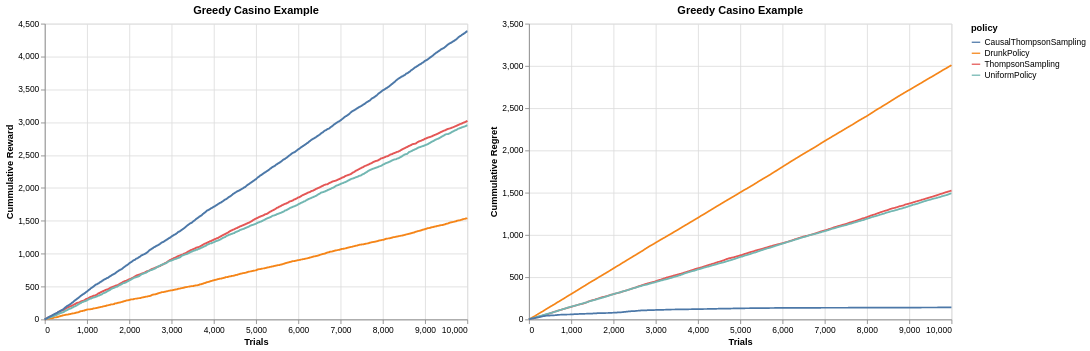

Notebook code cell kept with this figure:
### Code cell
alt.data_transformers.disable_max_rows()

alt.Chart(result_df, title="Greedy Casino Example", width=500, height=350).mark_line().encode(
    x=alt.X("t", title="Trials"),
    y=alt.Y("reward", title="Cummulative Reward"),
    color="policy"
) | alt.Chart(result_df, title="Greedy Casino Example", width=500, height=350).mark_line().encode(
    x=alt.X("t", title="Trials"),
    y=alt.Y("regret:Q", title="Cummulative Regret"),
    color="policy",
    tooltip=["regret"]
)

### Figure 1 — Vega-Lite specification as saved in the notebook (floating-point values rounded to 4 significant figures; data arrays with more than 128 entries replaced by an {"elided": "..."} marker saying what was removed)
{"config": {"view": {"continuousWidth": 300, "continuousHeight": 300}}, "hconcat": [{"mark": {"type": "line"}, "encoding": {"color": {"field": "policy", "type": "nominal"}, "x": {"field": "t", "title": "Trials", "type": "quantitative"}, "y": {"field": "reward", "title": "Cummulative Reward", "type": "quantitative"}}, "height": 350, "title": "Greedy Casino Example", "width": 500}, {"mark": {"type": "line"}, "encoding": {"color": {"field": "policy", "type": "nominal"}, "tooltip": [{"field": "regret", "type": "quantitative"}], "x": {"field": "t", "title": "Trials", "type": "quantitative"}, "y": {"field": "regret", "title": "Cummulative Regret", "type": "quantitative"}}, "height": 350, "title": "Greedy Casino Example", "width": 500}], "data": {"name": "data-934323a48e0ce82f584db4139ae02f48"}, "$schema": "https://vega.github.io/schema/vega-lite/v5.8.0.json", "datasets": {"data-934323a48e0ce82f584db4139ae02f48": {"elided": "40000 records"}}}
